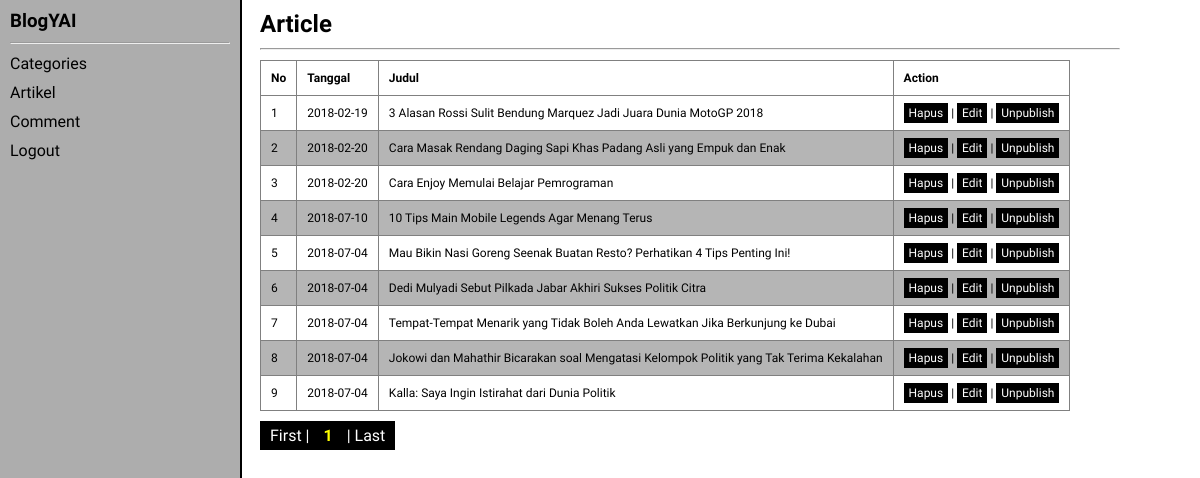
/admin/index.php?module=article (signed in), run on the app's committed database.
### tables this page shows
CREATE TABLE `post` (
  `id` int(11) NOT NULL,
  `category_id` int(11) NOT NULL,
  `title` varchar(255) NOT NULL,
  `description` longtext NOT NULL,
  `date` date NOT NULL,
  `image` varchar(100) NOT NULL,
  `status` int(1) NOT NULL DEFAULT '1'
);

### admin/pages/article.php (the view, shortened to what this page needs)
<?php
$query = mysqli_query($dbh,"SELECT * FROM post LIMIT $limit OFFSET $offset ");
?>
<h2>Article</h2>
<hr>
<table border="1">
	<thead>
		<tr>
			<th>No</th>
			<th>Tanggal</th>
			<th>Judul</th>
			<th>Action</th>
		</tr>
	</thead>
	<tbody>
	<?php
	$no = $offset+1;
	while($row = mysqli_fetch_object($query)){
	?>
		<tr>
			<td><?php echo $no++; ?></td>
			<td><?php echo $row->date; ?></td>
			<td><?php echo $row->title; ?></td>
			<td><a href="<?php echo URL.'admin/pages/article_proses.php?action=delete&id='.$row->id; ?>">Hapus</a> | <a href="<?php echo URL.'admin/index.php?module=article_select_data&id='.$row->id; ?>">Edit</a> | <a href="">Unpublish</a> </td>
		</tr>
	<?php } ?>
	</tbody>
</table>
<div id="pagination">
</div>

### admin/css/style.css (style rules this page uses)
* { margin:0px; padding: 0px; }
body { font-family: 'Muli', sans-serif; }
hr { color: #f1f1f1; }
#rightSection h2 { margin-bottom: 10px; }
th:nth-child(4) { width: auto; }
th,td { padding: 10px; font-size: 12px; }
table { text-align: left; border-collapse: collapse; margin: 10px 0px; }
td a { text-decoration: none; padding: 3px 5px; background-color: black; color: white; }
tr:nth-child(even) { background-color:#b5b5b5; }
#pagination { width: auto; padding: 5px; background-color: black; display: inline-block; }

### data on the page
post: date "2018-02-19", title "3 Alasan Rossi Sulit Bendung Marquez Jadi Juara Dunia MotoGP 2018"
post: date "2018-02-20", title "Cara Masak Rendang Daging Sapi Khas Padang Asli yang Empuk dan Enak"
post: date "2018-02-20", title "Cara Enjoy Memulai Belajar Pemrograman"
post: date "2018-07-10", title "10 Tips Main Mobile Legends Agar Menang Terus"
post: date "2018-07-04", title "Mau Bikin Nasi Goreng Seenak Buatan Resto? Perhatikan 4 Tips Penting Ini!"
post: date "2018-07-04", title "Dedi Mulyadi Sebut Pilkada Jabar Akhiri Sukses Politik Citra"
post: date "2018-07-04", title "Tempat-Tempat Menarik yang Tidak Boleh Anda Lewatkan Jika Berkunjung ke Dubai"
post: date "2018-07-04", title "Jokowi dan Mahathir Bicarakan soal Mengatasi Kelompok Politik yang Tak Terima Kekalahan"
post: date "2018-07-04", title "Kalla: Saya Ingin Istirahat dari Dunia Politik"
